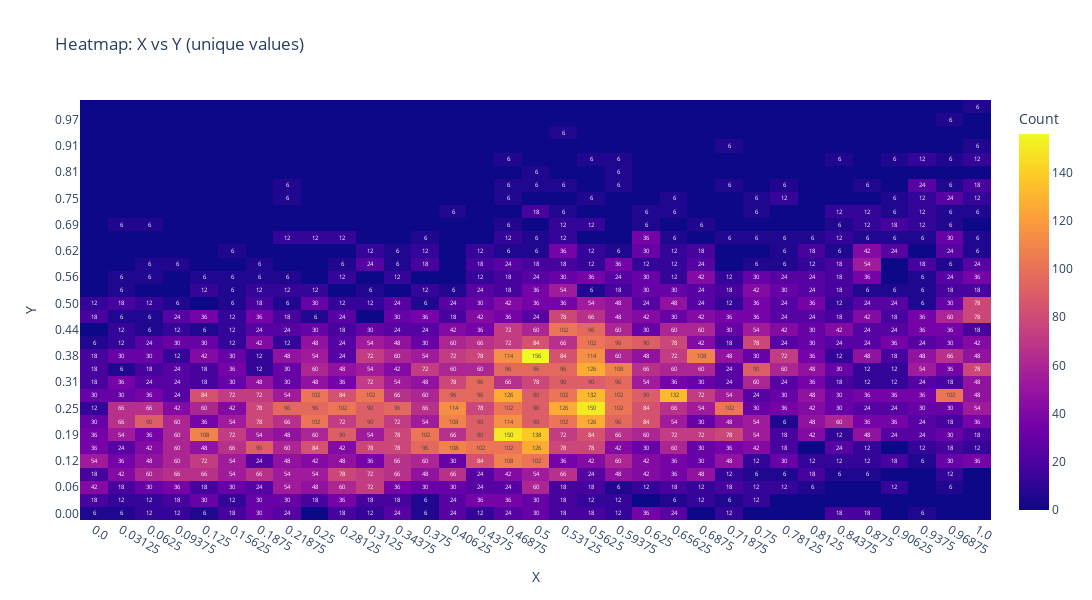

Write notebook code for a chart like this one.
### Code cell
data_ = load_compiled_dataset_pkl_bz2("data/triple_streams/split_2bars/compiled_data/accentThresh0.75/ttd_both-is-and_both_flattened_left_right_Accent_thresh.pkl.bz2")
create_heatmap_histogram_from_lists(
    feat1=data_[feat1],
    feat2=data_[feat2],
)

### Figure 1 — Plotly figure (JSON) as saved in the notebook; plotly's stock layout.template omitted (floating-point values rounded to 4 significant figures; data arrays with more than 128 entries replaced by an {"elided": "..."} marker saying what was removed)
{"data": [{"colorbar": {"title": {"text": "Count"}}, "colorscale": [[0.0, "#0d0887"], [0.1111, "#46039f"], [0.2222, "#7201a8"], [0.3333, "#9c179e"], [0.4444, "#bd3786"], [0.5556, "#d8576b"], [0.6667, "#ed7953"], [0.7778, "#fb9f3a"], [0.8889, "#fdca26"], [1.0, "#f0f921"]], "hovertemplate": "X: %{x}<br>Y: %{y}<br>Count: %{z}<extra></extra>", "showscale": true, "text": {"elided": "32x33 str values"}, "textfont": {"size": 6}, "texttemplate": "%{text}", "x": ["0.0", "0.03125", "0.0625", "0.09375", "0.125", "0.15625", "0.1875", "0.21875", "0.25", "0.28125", "0.3125", "0.34375", "0.375", "0.40625", "0.4375", "0.46875", "0.5", "0.53125", "0.5625", "0.59375", "0.625", "0.65625", "0.6875", "0.71875", "0.75", "0.78125", "0.8125", "0.84375", "0.875", "0.90625", "0.9375", "0.96875", "1.0"], "y": ["0.00", "0.03", "0.06", "0.09", "0.12", "0.16", "0.19", "0.22", "0.25", "0.28", "0.31", "0.34", "0.38", "0.41", "0.44", "0.47", "0.50", "0.53", "0.56", "0.59", "0.62", "0.66", "0.69", "0.72", "0.75", "0.78", "0.81", "0.84", "0.91", "0.94", "0.97", "1.00"], "z": {"elided": "32x33 int values"}, "type": "heatmap"}], "layout": {"title": {"text": "Heatmap: X vs Y (unique values)"}, "xaxis": {"title": {"text": "X"}}, "yaxis": {"title": {"text": "Y"}}, "width": 1200, "height": 600}}
